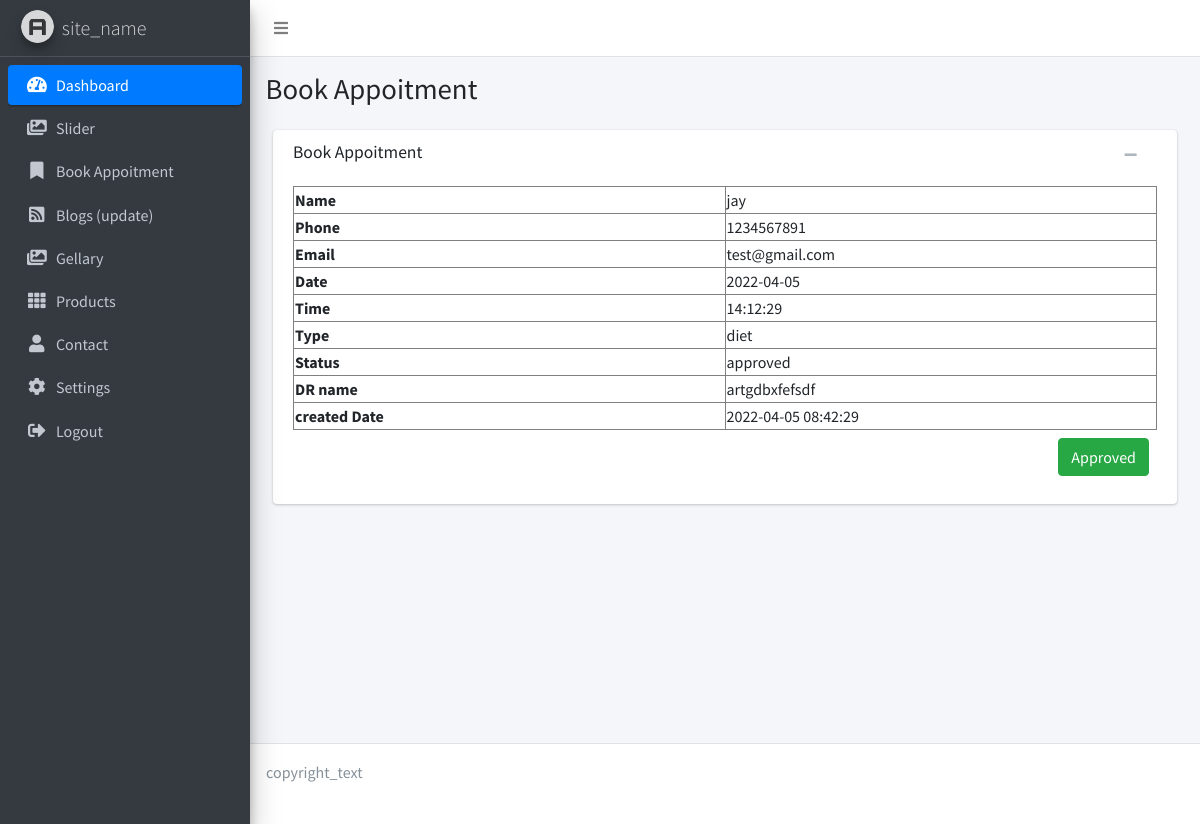
The app's page /admin/book_appoitment_view.php?id=3, older data.
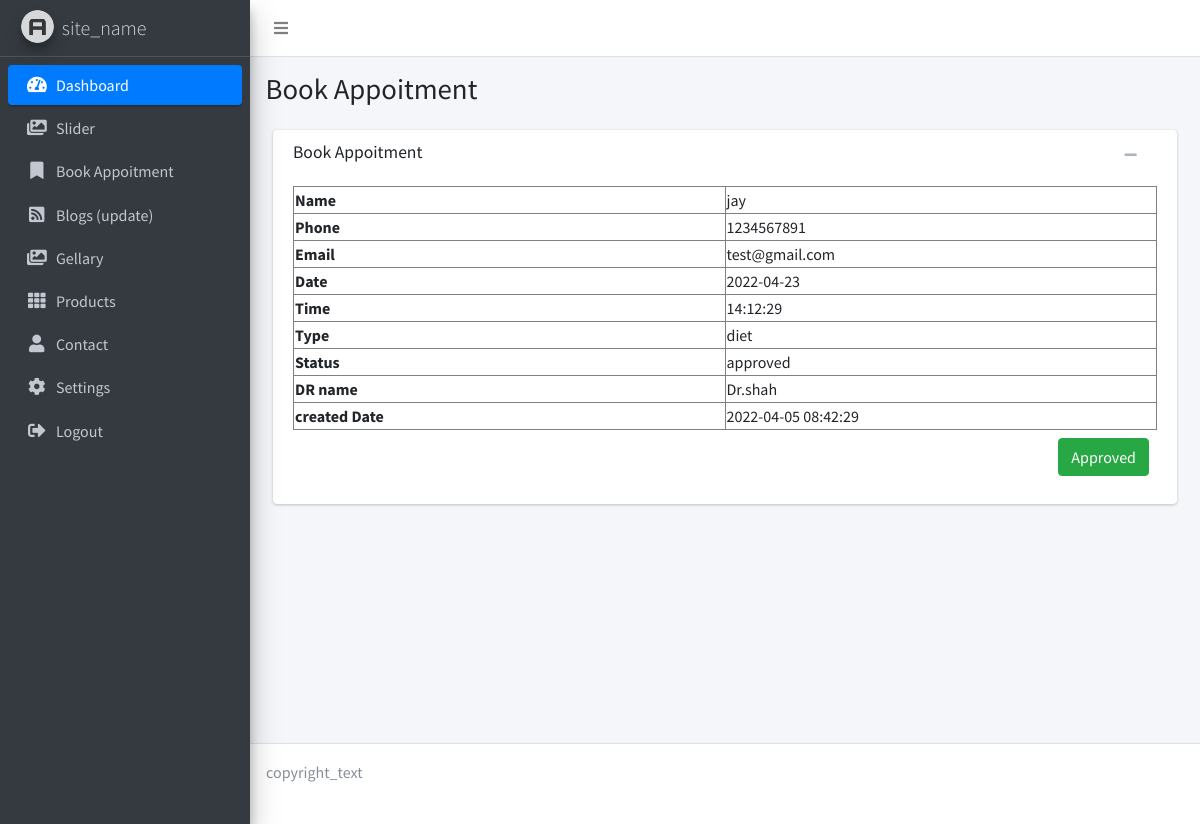
The same page, newer data.
### tables this page shows
CREATE TABLE IF NOT EXISTS `book_appoitment` (
  `id` int(11) NOT NULL AUTO_INCREMENT,
  `user_id` int(11) NOT NULL,
  `time` time NOT NULL,
  `type` enum('physio','diet') NOT NULL,
  `date` date NOT NULL,
  `d_name` varchar(150) NOT NULL,
  `status` enum('padding','approved','rejected') NOT NULL,
  `created_at` timestamp NOT NULL,
  `updated_at` timestamp NOT NULL,
  PRIMARY KEY (`id`)
);

CREATE TABLE IF NOT EXISTS `users` (
  `id` int(11) NOT NULL AUTO_INCREMENT,
  `name` varchar(250) NOT NULL,
  `email` text NOT NULL,
  `phone` varchar(15) NOT NULL,
  `password` text NOT NULL,
  `roal` enum('1','2') NOT NULL,
  `created_at` timestamp NOT NULL,
  `updated_at` timestamp NOT NULL,
  PRIMARY KEY (`id`)
);

### admin/book_appoitment_view.php (the view, shortened to what this page needs)
<?php
include_once '../database.php';
$id= $_GET['id'];
$sqlget = "SELECT  t1.id, t2.email ,t2.name , t2.phone,t1.time, t1.date, t1.type,t1.d_name, t1.status, t1.created_at
FROM book_appoitment t1
INNER JOIN users t2 ON t1.user_id = t2.id
WHERE t1.id ='" . $id . "'";
$data = mysqli_fetch_assoc(mysqli_query($conn, $sqlget));
include 'layouts/header.php';
?>
<section class="content-header">
    <div class="container-fluid">
        <div class="row mb-2">
            <div class="col-sm-6">
                <h1>Book Appoitment</h1>
            </div>
        </div>
    </div>
</section>
  <section class="content">
        <div class="container-fluid">
            <div class="col-md-12">
                <div class="card card-default">
                    <div class="card-header">
                        <h3 class="card-title">Book Appoitment</h3>
                        <div class="card-tools">
                            <button type="button" class="btn btn-tool" data-card-widget="collapse"><i class="fas fa-minus"></i></button>
                            <button type="button" class="btn btn-tool" data-card-widget="remove"><i class="fas fa-remove"></i></button>
                        </div>
                    </div>
                    <div class="card-body">
                        <table border="1" style="width: 100%;">
                            <tr>
                                <th style="width:50%;">Name</th>
                                <td><?php echo $data['name'];?></td>
                            </tr>
                            <tr>
                                <th style="width:50%;">Phone</th>
                                <td><?php echo $data['phone'];?></td>
                            </tr>
                            <tr>
                                <th style="width:50%;">Email</th>
                                <td><?php echo $data['email'];?></td>
                            </tr>
                            <tr>
                                <th style="width:50%;">Date</th>
                                <td><?php echo $data['date'];?></td>
                            </tr>
                            <tr>
                                <th style="width:50%;">Time</th>
                                <td><?php echo $data['time'];?></td>
                            </tr>
                            <tr>
                                <th style="width:50%;">Type</th>
                                <td><?php echo $data['type'];?></td>
                            </tr>
                            <tr>
                                <th style="width:50%;">Status</th>
                                <td><?php echo $data['status'];?></td>
                            </tr>
                            <tr>
                                <th style="width:50%;">DR name</th>
                                <td><?php echo $data['d_name'];?></td>
                            </tr>
                            <tr>
                                <th style="width:50%;">created Date</th>
                                <td><?php echo $data['created_at'];?></td>
                            </tr>
                        </table>
                        <div class=" float-right m-2">
                        <form method="post">
                            <input type="submit" value="Approved" class="btn btn-success">
                        </form>
                        </div>
                    </div>
                </div>
            </div>
        </div>
    </section>
    <?php include 'layouts/footer.php';?>

Row changes from the older to the newer data that the page shows:
changed book_appoitment "diet": date "2022-04-05" → "2022-04-23"; d_name "artgdbxfefsdf" → "Dr.shah"
